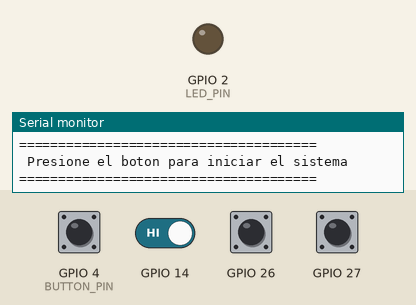
Simulated run of this program. Board: ESP32. Shown: output pins drawn as LEDs (lit = HIGH), the last lines printed to the serial monitor. Inputs (shaded band) come from the test bench; at power-on: GPIO 4 (BUTTON_PIN), GPIO 14, GPIO 26, GPIO 27 HIGH.

Above: at 1.3 s.
1.4 s: GPIO 4 (BUTTON_PIN) pulled LOW for 0.15 s
At 3.9 s:
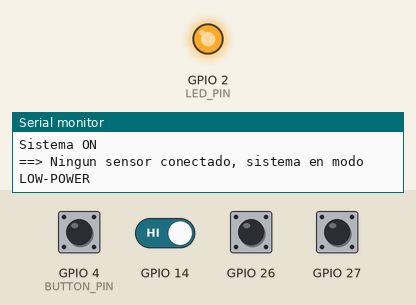
4.5 s: GPIO 4 (BUTTON_PIN) pulled LOW for 1 s
At 5.3 s:
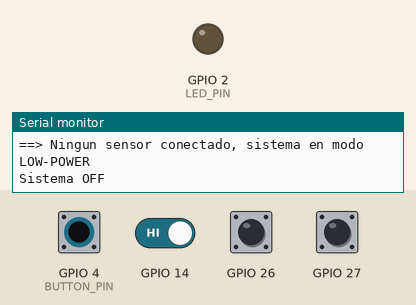
7.0 s: GPIO 4 (BUTTON_PIN) driven LOW and GPIO 14 driven LOW
At 9.7 s:
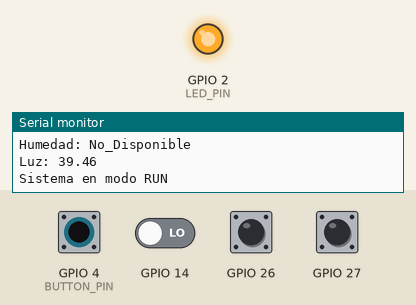
Timing chart, 0 to 11.2 s (numbered marks = the images above; inputs shaded):
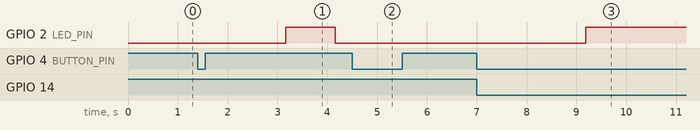

Measured:
- after the input at 1.4 s, GPIO 2 (LED_PIN): LOW → HIGH after 1.8 s, → LOW 1.0 s later
- after the input at 4.5 s, GPIO 2 (LED_PIN): stays LOW (without the input it goes to HIGH after 0.66 s)
- after the input at 7.0 s, GPIO 2 (LED_PIN): LOW → HIGH after 2.2 s

The program:

main.cpp
```cpp
#include "bsp/BSP.h"

// ======== ESP32 con FreeRTOS ========
#if defined(ESP32)

void TaskBlink(void *pvParameters) {
  LED_Init();
  while (1) {
    switch (currentMode) {
      case MODE_OFF:
        LED_Off();
        vTaskDelay(500 / portTICK_PERIOD_MS);  //si se necesita
        break;
      case MODE_LOWPOWER:
        LED_On();
        vTaskDelay(1000 / portTICK_PERIOD_MS);
        LED_Off();
        vTaskDelay(1000 / portTICK_PERIOD_MS);
        break;
      case MODE_RUN:
        LED_On();
        break;
    }
  }
}

void TaskSensores(void *pvParameters) {
  ADC_Init(TEMP_PIN);
  ADC_Init(HUM_PIN);
  ADC_Init(LUZ_PIN);
  Sensors_Init();
  while (1) {
    if (systemOn) {
      UpdateModeBySensors();
    }
    vTaskDelay(3000 / portTICK_PERIOD_MS);
  }
}

void TaskButton(void *pvParameters) {
  Button_Init();
  while (1) {
    Button_Update();
    vTaskDelay(10 / portTICK_PERIOD_MS);
  }
}

void setup() {
  Serial.begin(9600);
  delay(100);
  Serial.println("======================================");
  Serial.println(" Presione el boton para iniciar el sistema ");
  Serial.println("======================================");

  xTaskCreate(TaskBlink, "LED", 2048, NULL, 1, NULL);
  xTaskCreate(TaskSensores, "Sensores", 2048, NULL, 1, NULL);
  xTaskCreate(TaskButton, "Button", 2048, NULL, 2, NULL);
}

void loop() {
  // FreeRTOS maneja todo
}

// ===== Versión Arduino UNO  =====
#elif defined(ARDUINO_UNO)
unsigned long lastBlink = 0;
unsigned long lastSens = 0;

void setup() {
  Serial.begin(9600);
  delay(100);
  Serial.println("======================================");
  Serial.println(" Presione el boton para iniciar el sistema ");
  Serial.println("======================================");

  LED_Init();
  Button_Init();
  ADC_Init(TEMP_PIN);
  ADC_Init(HUM_PIN);
  ADC_Init(LUZ_PIN);
  Sensors_Init();
}

void loop() {
  unsigned long now = millis();

  // Actualiza el botón
  Button_Update();

  // Leer sensores cada 3 segundos
  if (now - lastSens > 3000) {
    lastSens = now;
    if (systemOn) {
      UpdateModeBySensors();
    }
  }

  // Control del LED según modo
  switch (currentMode) {
    case MODE_OFF:
      LED_Off();
      break;
    case MODE_LOWPOWER:
      if (now - lastBlink >= 1000) { // 1 segundo
        lastBlink = now;
        digitalWrite(LED_PIN, !digitalRead(LED_PIN)); // invierte el LED
      }
      break;
    case MODE_RUN:
      LED_On(); // encendido fijo
      break;
  }
}
#endif
```

BSP.h
```cpp
#ifndef BSP_H
#define BSP_H

#include <Arduino.h>

// === Selección de placa ===
//define ARDUINO_UNO
#define ESP32

// ==== Pines Arduino UNO ====
#if defined(ARDUINO_UNO)
#define TEMP_PIN A0
#define LUZ_PIN A1
#define HUM_PIN A2
#define BUTTON_PIN 2
#define LED_PIN 13

#define TEMP_DET 4
#define HUM_DET 5
#define LUZ_DET 6

#define VREF 5.0f
#define VREF_LUX 2.0f
#define ADCMAX 1023.0f

// ==== Pines ESP32 ====
#elif defined(ESP32)
#define TEMP_PIN 34
#define LUZ_PIN 35
#define HUM_PIN 32
#define BUTTON_PIN 4

#define LED_PIN 2 // LED integrado de la ESP32

#define TEMP_DET 26
#define HUM_DET 27
#define LUZ_DET 14

#define VREF 5.0f
#define VREF_LUX 4.0f
#define ADCMAX 4095.0f
#endif

// ================== Variables globales ==================
extern float temperaturaLM35;
extern float humedad;
extern float luz;
extern bool systemOn;

// ================== ADC ==================
void ADC_Init(int pin);
float ADC_Read(int pin);

// ================== GPIO ==================
void GPIO_Init(uint8_t pin, uint8_t mode);
void GPIO_Write(uint8_t pin, uint8_t value);
int  GPIO_Read(uint8_t pin);
void GPIO_PullUp(uint8_t pin);

// ================== LED ==================
void LED_Init();
void LED_On();
void LED_Off();

// ================== Print / Serial ==================
void PRINT_Temp(float temp);
void PRINT_Humedad(float hum);
void PRINT_Luz(float luz);

// --- NUEVOS helpers de impresión ---
void PRINT_SensorNoAvailable(const char* nombre); // imprime: "<nombre>: No_Disponible"
void PRINT_Mensaje(const char* msg);               // envoltura general de Serial.println

// ================== BOTÓN ==================
#define MODE_OFF       0
#define MODE_LOWPOWER  1
#define MODE_RUN       2
extern int currentMode;

void Button_Init();
void Button_Update();

// ================== Sensores ==================
void Sensors_Init();
bool SensorConnected(int pinDet);
void UpdateModeBySensors();

#endif
```

adc.cpp
```cpp
#include "bsp/BSP.h"

// Inicializa un pin analógico
void ADC_Init(int pin) {
    GPIO_Init(pin, INPUT);  // Configura el pin como entrada
}

// Lee el valor de un sensor y lo convierte a su unidad
float ADC_Read(int pin) {
    int valor = analogRead(pin);                  // Lee valor del ADC
    float voltaje = (valor * VREF) / ADCMAX;     // Convierte a voltaje

    if (pin == TEMP_PIN) {
        return voltaje * 100.0;  // LM35: 10mV por °C
    }

    if (pin == HUM_PIN) {
        float hum = (voltaje / VREF) * 100.0;    // Humedad %
        if (hum < 0) hum = 0;
        if (hum > 100) hum = 100;
        return hum;
    }

    if (pin == LUZ_PIN) {
        float volt_min = VREF_LUX; // medir con luz máxima
        float volt_max = 0.2; // medir con LDR cubierta
        float lux = (volt_min - voltaje) / (volt_min - volt_max) * 100.0;

        if (lux < 0) lux = 0;
        if (lux > 100) lux = 100;
        return lux;
    }

    return 0.0; // Si no es ningún pin válido
}
```

button.cpp
```cpp
#include "bsp/BSP.h"

// ==========================
// Variables globales
// ==========================
int currentMode = MODE_OFF;
bool systemOn = false;

int buttonState = HIGH;      // Estado estable del botón
int lastButtonState = HIGH;  // Estado anterior del botón
unsigned long lastDebounceTime = 0;
const unsigned long debounceDelay = 50; // ms

//Inicializa el boton
void Button_Init() {
  GPIO_PullUp(BUTTON_PIN);
}

// ==========================
// Actualización con del estado del boton
// ==========================
void Button_Update() {
  int reading = GPIO_Read(BUTTON_PIN);

  // Si cambia el estado, reinicia el tiempo de rebote
  if (reading != lastButtonState) {
    lastDebounceTime = millis();
  }

  // Solo actualiza si ya pasó el tiempo de debounce
  if ((millis() - lastDebounceTime) > debounceDelay) {
    if (reading != buttonState) {
      buttonState = reading;

      // Si el botón fue presionado (LOW)
      if (buttonState == LOW) {
        systemOn = !systemOn;

        if (systemOn) {
          Serial.println("Sistema ON");
        } else {
          currentMode = MODE_OFF;
          Serial.println("Sistema OFF");
        }
      }
    }
  }

  lastButtonState = reading;
}
```

imprimir.cpp
```cpp
#include "bsp/BSP.h"

void PRINT_Temp(float temp) {
  Serial.print("Temperatura: ");
  Serial.println(temp);
}

void PRINT_Humedad(float hum) {
  Serial.print("Humedad: ");
  Serial.println(hum);
}

void PRINT_Luz(float luz) {
  Serial.print("Luz: ");
  Serial.println(luz);
}

// === FUNCIONES NO Disponible ===
void PRINT_SensorNoAvailable(const char* nombre) {
  Serial.print(nombre);
  Serial.println(": No_Disponible");
}

void PRINT_Mensaje(const char* msg) {
  Serial.println(msg);
}
```

led.cpp
```cpp
#include "bsp/BSP.h"

void LED_Init() {
  GPIO_Init(LED_PIN, OUTPUT);
}

void LED_On() {
  GPIO_Write(LED_PIN, HIGH);
}

void LED_Off() {
  GPIO_Write(LED_PIN, LOW);
}
```

sensores.cpp
```cpp
#include "bsp/BSP.h"

void Sensors_Init() {
    GPIO_PullUp(TEMP_DET);
    GPIO_PullUp(HUM_DET);
    GPIO_PullUp(LUZ_DET);
}

bool SensorConnected(int pinDet) {    // El pin está en HIGH cuando no hay sensor, LOW cuando sí hay sensor
    if (digitalRead(pinDet) == LOW) {
        return true;  // Sensor conectado
    } else {
        return false; // Sensor desconectado
    }
}

void UpdateModeBySensors() {
    if (systemOn == 0) {
        currentMode = MODE_OFF; // OFF
        return;
    }

    if (SensorConnected(TEMP_DET) || SensorConnected(HUM_DET) || SensorConnected(LUZ_DET)) {

        // Temperatura
        if (SensorConnected(TEMP_DET)) {
            PRINT_Temp(ADC_Read(TEMP_PIN));
        } else {
            PRINT_SensorNoAvailable("Temperatura");
        }

        // Humedad
        if (SensorConnected(HUM_DET)) {
            PRINT_Humedad(ADC_Read(HUM_PIN));
        } else {
            PRINT_SensorNoAvailable("Humedad");
        }

        // Luz
        if (SensorConnected(LUZ_DET)) {
            PRINT_Luz(ADC_Read(LUZ_PIN));
        } else {
            PRINT_SensorNoAvailable("Luz");
        }

        currentMode = MODE_RUN; // RUN
        PRINT_Mensaje("Sistema en modo RUN");

    } else {
        currentMode = MODE_LOWPOWER; // LOWPOWER
        PRINT_Mensaje("==> Ningun sensor conectado, sistema en modo LOW-POWER");
    }
}
```

gpio.cpp
```cpp
#include "bsp/BSP.h"

void GPIO_Init(uint8_t pin, uint8_t mode) {
  pinMode(pin, mode);
}

void GPIO_Write(uint8_t pin, uint8_t value) {
  digitalWrite(pin, value);
}

int GPIO_Read(uint8_t pin) {
  return digitalRead(pin);
}

void GPIO_PullUp(uint8_t pin) {
  pinMode(pin, INPUT_PULLUP);
}
```
